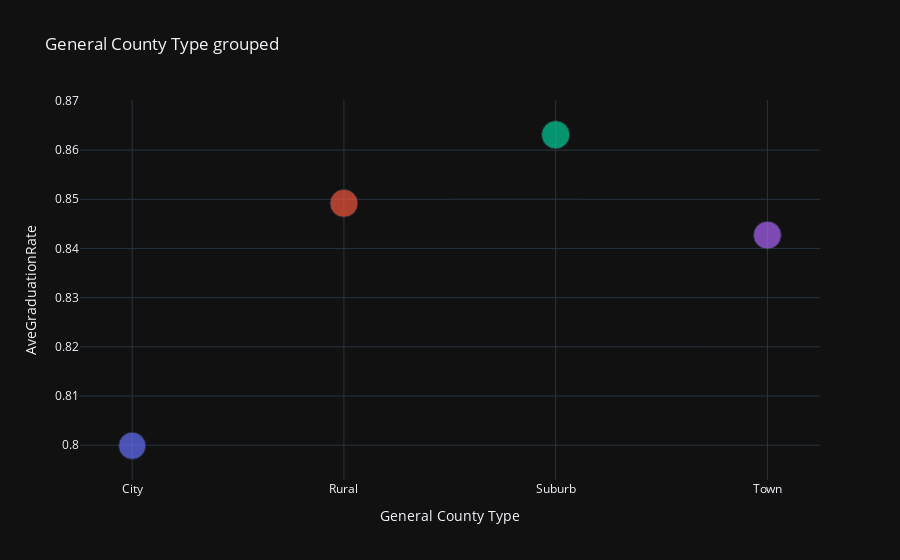

The notebook cell this image was saved under:
### Code cell
# Unused data visualization 

fig = px.scatter(
    df3,
    title="General County Type grouped",
    x="General County Type",
    y="AveGraduationRate",
    size="AveGraduationRate",
    color="General County Type",
    template="plotly_dark",
    labels={"Unemployment dec 2015":"Unemployment dec 2015", "County Value":"County Value"}
)
# fig.update_traces(textposition='top left')

fig.update_layout(showlegend= False)
fig.show()

### Figure 1 — Plotly figure (JSON) as saved in the notebook; plotly's stock layout.template omitted (floating-point values rounded to 4 significant figures)
{"data": [{"hovertemplate": "General County Type=%{x}<br>AveGraduationRate=%{marker.size}<extra></extra>", "legendgroup": "City", "marker": {"color": "#636efa", "size": [0.7999], "sizemode": "area", "sizeref": 0.002158, "symbol": "circle"}, "mode": "markers", "name": "City", "orientation": "v", "showlegend": true, "type": "scatter", "x": ["City"], "xaxis": "x", "y": [0.7999], "yaxis": "y"}, {"hovertemplate": "General County Type=%{x}<br>AveGraduationRate=%{marker.size}<extra></extra>", "legendgroup": "Rural", "marker": {"color": "#EF553B", "size": [0.8492], "sizemode": "area", "sizeref": 0.002158, "symbol": "circle"}, "mode": "markers", "name": "Rural", "orientation": "v", "showlegend": true, "type": "scatter", "x": ["Rural"], "xaxis": "x", "y": [0.8492], "yaxis": "y"}, {"hovertemplate": "General County Type=%{x}<br>AveGraduationRate=%{marker.size}<extra></extra>", "legendgroup": "Suburb", "marker": {"color": "#00cc96", "size": [0.8631], "sizemode": "area", "sizeref": 0.002158, "symbol": "circle"}, "mode": "markers", "name": "Suburb", "orientation": "v", "showlegend": true, "type": "scatter", "x": ["Suburb"], "xaxis": "x", "y": [0.8631], "yaxis": "y"}, {"hovertemplate": "General County Type=%{x}<br>AveGraduationRate=%{marker.size}<extra></extra>", "legendgroup": "Town", "marker": {"color": "#ab63fa", "size": [0.8427], "sizemode": "area", "sizeref": 0.002158, "symbol": "circle"}, "mode": "markers", "name": "Town", "orientation": "v", "showlegend": true, "type": "scatter", "x": ["Town"], "xaxis": "x", "y": [0.8427], "yaxis": "y"}], "layout": {"legend": {"itemsizing": "constant", "title": {"text": "General County Type"}, "tracegroupgap": 0}, "showlegend": false, "title": {"text": "General County Type grouped"}, "xaxis": {"anchor": "y", "categoryarray": ["City", "Rural", "Suburb", "Town"], "categoryorder": "array", "domain": [0, 1], "title": {"text": "General County Type"}}, "yaxis": {"anchor": "x", "domain": [0, 1], "title": {"text": "AveGraduationRate"}}}}
